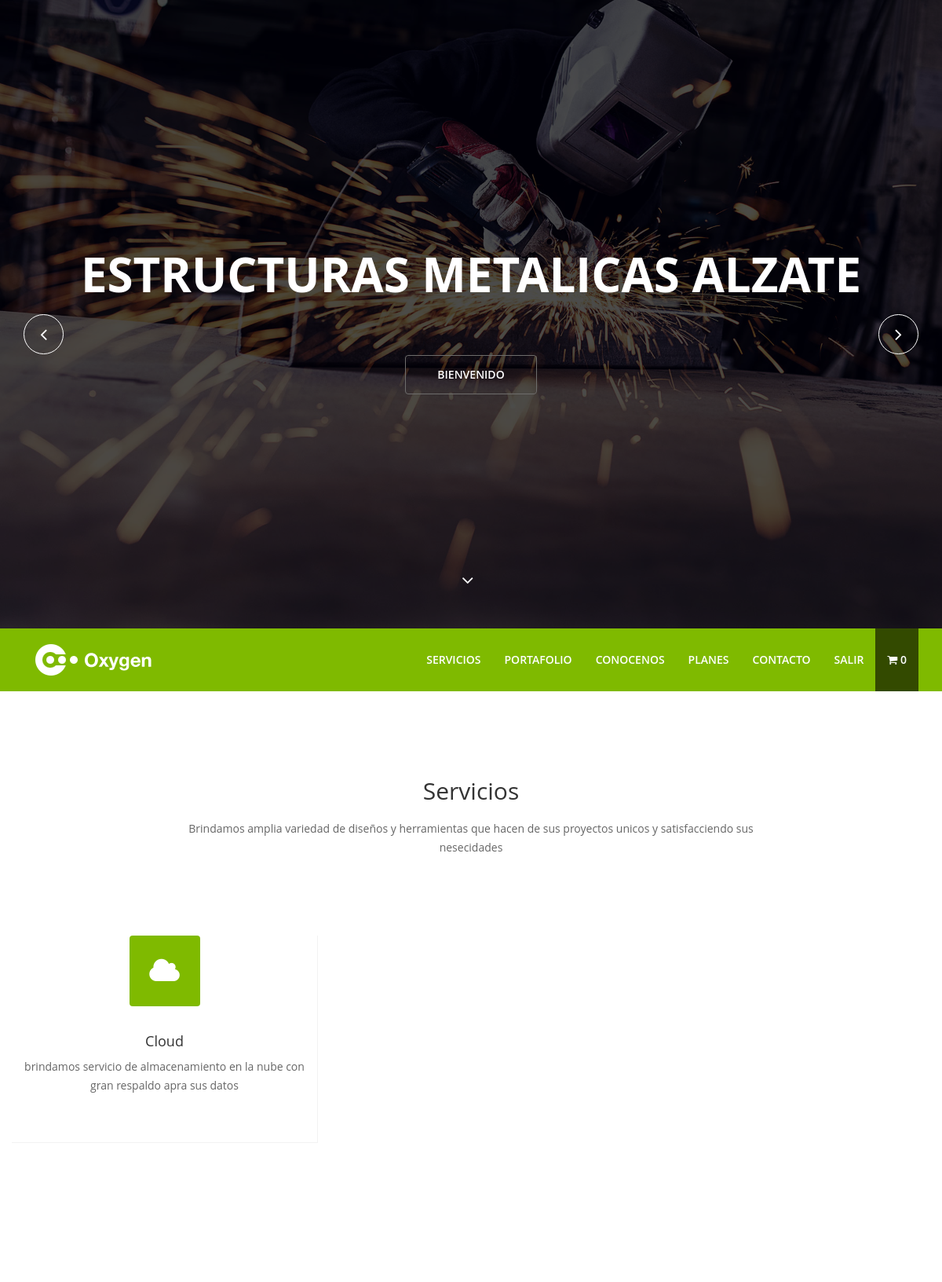
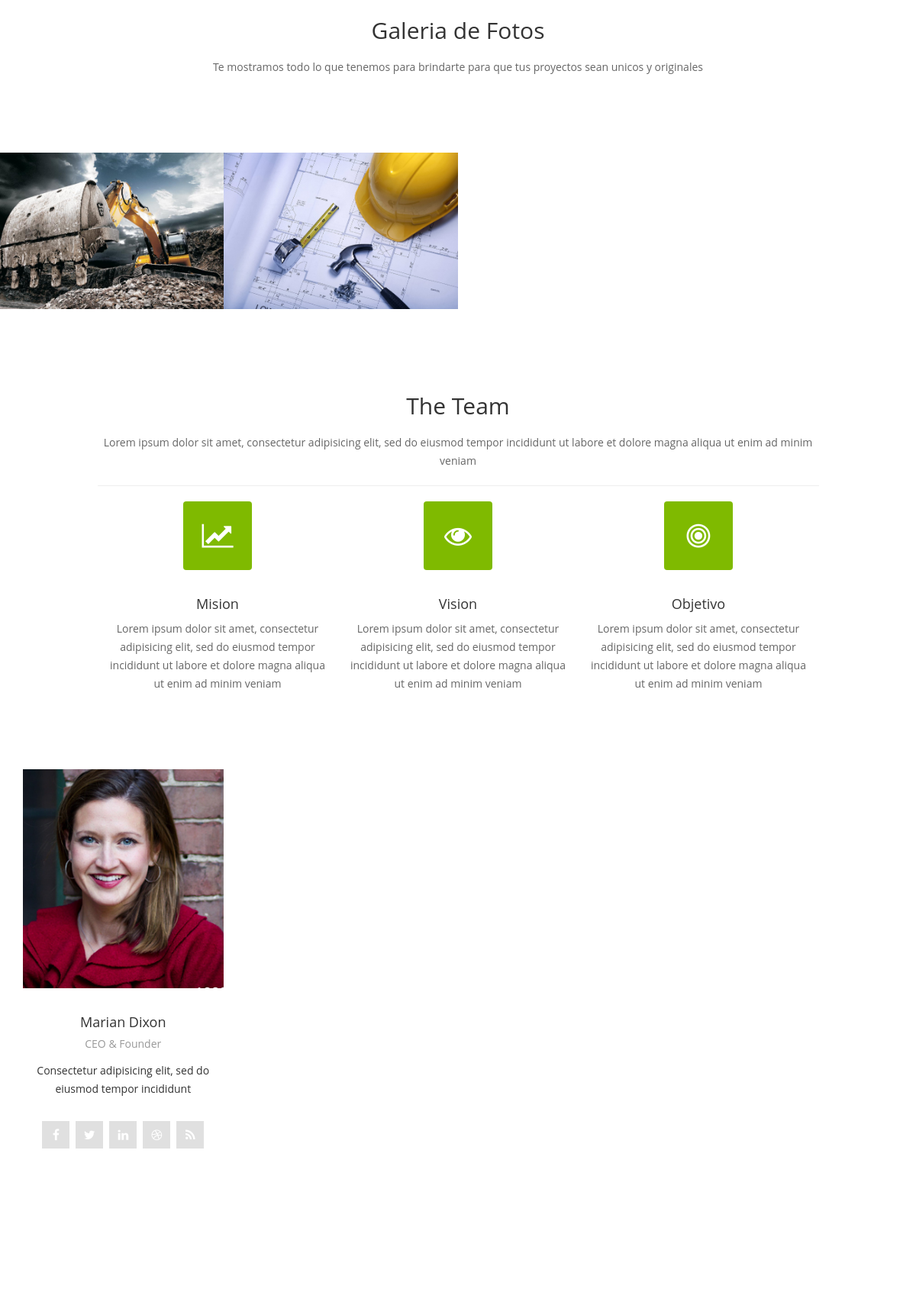
Screenshot of /clientes.php (signed in, upper part) with the database file from the repository (2 pictures, top to bottom).
### tables this page shows
CREATE TABLE `service` (
  `service_id` int(11) NOT NULL,
  `service_titulo` varchar(70) NOT NULL,
  `service_descripcion` varchar(150) NOT NULL,
  `service_icon` varchar(30) NOT NULL,
  `service_active` tinyint(1) NOT NULL
);

CREATE TABLE `banner` (
  `banner_id` int(11) NOT NULL,
  `banner_titulo` varchar(50) NOT NULL,
  `banner_descripcion` varchar(250) NOT NULL,
  `banner_precio` float NOT NULL,
  `banner_active` set('activo','pendiente','','') NOT NULL,
  `banner_status` set('anuncio','banner','ambos','pendiente') NOT NULL DEFAULT 'pendiente',
  `banner_img` varchar(255) NOT NULL
);

### clientes.php (the view, shortened to what this page needs)
<?php
if(!isset($_SESSION["session_username"])) {
    header("location:../");
} else {
?>
<!DOCTYPE html>
<html lang="en">
<head>
  <link href="css/bootstrap.min.css" rel="stylesheet">
  <link href="css/animate.min.css" rel="stylesheet">
  <link href="css/font-awesome.min.css" rel="stylesheet">
  <link href="css/lightbox.css" rel="stylesheet">
  <link href="css/main.css" rel="stylesheet">
  <link id="css-preset" href="css/presets/preset3.css" rel="stylesheet">
  <link href="css/responsive.css" rel="stylesheet">
</head>
<body>
  <header id="home">
    <div id="home-slider" class="carousel slide carousel-fade" data-ride="carousel">
      <div class="carousel-inner">
        <div class="item active" style="background-image: url(images/slider/1.jpg)">
          <div class="caption">
            <h1 class="animated fadeInLeftBig">Estructuras Metalicas Alzate</h1>
            <a data-scroll class="btn btn-start animated fadeInUpBig" href="#services">Bienvenido</a>
           </div>
        </div>
      </div>
      <a class="left-control" href="#home-slider" data-slide="prev"><i class="fa fa-angle-left"></i></a>
      <a class="right-control" href="#home-slider" data-slide="next"><i class="fa fa-angle-right"></i></a>
      <a id="tohash" href="#services"><i class="fa fa-angle-down"></i></a>
    </div>
    <div class="main-nav">
      <div class="container">
        <div class="navbar-header">
          <a class="navbar-brand" href="#home">
            <h1><img class="img-responsive" src="images/logo.png" alt="logo"></h1>
          </a>
        </div>
        <div class="collapse navbar-collapse">
          <ul class="nav navbar-nav navbar-right">
            <li class="scroll"><a href="#services">Servicios</a></li>
            <li class="scroll"><a href="#portfolio">Portafolio</a></li>
            <li class="scroll"><a href="#team">Conocenos</a></li>
           <li class="scroll"><a href="#pricing">Planes</a></li>
            <li class="scroll"><a href="#contact">Contacto</a></li>
            <li class="scroll"><a href="logica/cerrar_sesion.php">Salir</a></li>
            <?php
              include ("../logica/database.php");
              $consulta="SELECT * FROM `user` WHERE `user_entidad` = 'empresa' ";
              $hacerConsulta=mysqli_query($conexion,$consulta);
              $shoppinin=mysqli_num_rows($hacerConsulta);
            ?>
            <li class="scroll active"><a href="viewcard.php"><i class="fa fa-shopping-cart"></i> <?php echo $shoppinin; ?></a></li>
          </ul>
        </div>
      </div>
    </div>
  </header>
  <section id="services">
    <div class="container">
      <div class="heading wow fadeInUp" data-wow-duration="1000ms" data-wow-delay="300ms">
        <div class="row">
          <div class="text-center col-sm-8 col-sm-offset-2">
            <h2>Servicios</h2>
            <p>Brindamos amplia variedad de diseños y herramientas que hacen de sus proyectos
               unicos y satisfacciendo sus nesecidades</p>
          </div>
        </div>
      </div>
      <div class="text-center our-services">
        <div class="row">
        <?php
          require 'logica/database.php';
          $active =1;
          $banner="SELECT * FROM `service` WHERE `service_active` = '$active' ORDER BY service_id ";
          $re=mysqli_query($conexion, $banner) or die (mysql_error());
        while ($row=mysqli_fetch_array($re,MYSQLI_ASSOC)){ ?>
          <div class="col-sm-4 wow fadeInDown" data-wow-duration="1000ms" data-wow-delay="300ms">
            <div class="service-icon">
              <i class="fa fa-<?php echo $row['service_icon'];?>"></i>
            </div>
            <div class="service-info">
              <h3><?php echo $row['service_titulo'];?></h3>
              <p><?php echo $row['service_descripcion'];?></p>
            </div>
          </div>
    <?php } ?>
        </div>
      </div>
    </div>
  </section>
  <section id="portfolio">
    <div class="container">
      <div class="row">
        <div class="heading text-center col-sm-8 col-sm-offset-2 wow fadeInUp" data-wow-duration="1000ms" data-wow-delay="300ms">
          <h2>Galeria de Fotos</h2>
          <p>Te mostramos todo lo que tenemos para brindarte para que tus proyectos sean unicos y originales</p>
        </div>
      </div>
    </div>
    <div class="container-fluid">
      <div class="row">
<?php
  require 'logica/database.php';
  $active ="activo";
  $anuncio = "anuncio";
  $ambos = "ambos";
$sql="SELECT * FROM `banner` WHERE `banner_active` = '$active' AND banner_status = '$anuncio' OR banner_status = '$ambos' ";
$re=mysqli_query($conexion, $sql) or die (mysql_error());
  while ($row=mysqli_fetch_array($re,MYSQLI_ASSOC)){ ?>
        <div class="col-sm-3">
          <div class="folio-item wow fadeInRightBig" data-wow-duration="1000ms" data-wow-delay="300ms">
            <div class="folio-image">
              <img class="img-responsive" src="images/slider/<?php echo $row['banner_img'];?>" width="200px" height="200px">
            </div>
          </div>
        </div>
<?php } ?>
      </div>
    </div>
  </section>
  <section id="team">
    <div class="container">
      <div class="row">
        <div class="heading text-center col-sm-10 col-sm-offset-1 wow fadeInUp" data-wow-duration="1200ms" data-wow-delay="300ms">
          <h2>The Team</h2>
          <p>Lorem ipsum dolor sit amet, consectetur adipisicing elit, sed do eiusmod tempor incididunt ut labore et dolore magna aliqua ut enim ad minim veniam</p>
        <hr />
        <div class="col-sm-4 wow fadeInDown" data-wow-duration="1000ms" data-wow-delay="300ms">
            <div class="service-icon">
              <i class="fa fa-line-chart"></i>
            </div>
            <div class="service-info">
              <h3>Mision</h3>
              <p>Lorem ipsum dolor sit amet, consectetur adipisicing elit, sed do eiusmod tempor incididunt ut labore et dolore magna aliqua ut enim ad minim veniam</p>
            </div>
          </div>
        <div class="col-sm-4 wow fadeInDown" data-wow-duration="1000ms" data-wow-delay="300ms">
            <div class="service-icon">
              <i class="fa fa-eye"></i>
            </div>
            <div class="service-info">
              <h3>Vision</h3>
              <p>Lorem ipsum dolor sit amet, consectetur adipisicing elit, sed do eiusmod tempor incididunt ut labore et dolore magna aliqua ut enim ad minim veniam</p>
            </div>
          </div>
          <div class="col-sm-4 wow fadeInDown" data-wow-duration="1000ms" data-wow-delay="300ms">
            <div class="service-icon">
              <i class="fa fa-bullseye"></i>
            </div>
            <div class="service-info">
              <h3>Objetivo</h3>
              <p>Lorem ipsum dolor sit amet, consectetur adipisicing elit, sed do eiusmod tempor incididunt ut labore et dolore magna aliqua ut enim ad minim veniam</p>
            </div>
          </div>
        </div>
      </div>
      <div class="team-members">
        <div class="row">
          <div class="col-sm-3">
            <div class="team-member wow flipInY" data-wow-duration="1000ms" data-wow-delay="300ms">
              <div class="member-image">
                <img class="img-responsive" src="images/team/1.jpg" alt="">
              </div>
              <div class="member-info">
                <h3>Marian Dixon</h3>
                <h4>CEO &amp; Founder</h4>
                <p>Consectetur adipisicing elit, sed do eiusmod tempor incididunt</p>
              </div>
              <div class="social-icons">
                <ul>
                  <li><a class="facebook" href="#"><i class="fa fa-facebook"></i></a></li>
                  <li><a class="twitter" href="#"><i class="fa fa-twitter"></i></a></li>
                  <li><a class="linkedin" href="#"><i class="fa fa-linkedin"></i></a></li>
                  <li><a class="dribbble" href="#"><i class="fa fa-dribbble"></i></a></li>
                  <li><a class="rss" href="#"><i class="fa fa-rss"></i></a></li>
                </ul>
              </div>
            </div>
          </div>
        </div>
      </div>
    </div>
  </section>
 <section id="pricing">
  </section>
</body>
</html>
<?php
}
?>

### css/main.css (style rules this page uses)
body { font-family: 'Open Sans', sans-serif; font-size: 14px; line-height: 24px; color: #666; background-color: #fff; }
h1, h2, h3, h4, h5, h6 { color: #333; }
h2 { font-size: 30px; margin-bottom: 20px; }
h3 { font-size: 18px; }
.btn { border: 0; border-radius: 0; }
a { text-decoration: none; -webkit-transition: 300ms; -moz-transition: 300ms; -o-transition: 300ms; transition: 300ms; }
section { padding: 90px 0; }
.heading { padding-bottom:90px; }
#home-slider { overflow: hidden; position: relative; }
#home-slider .caption { position: absolute; top: 50%; margin-top: -104px; left: 0; right: 0; text-align: center; text-transform: uppercase; z-index: 15; font-size: 18px; font-weight: 300; color: #fff; }
#home-slider .caption h1 { color: #fff; font-size: 60px; font-weight: 700; margin-bottom: 30px; }
.caption .btn-start { color: #fff; font-size: 14px; font-weight: 600; padding:14px 40px; border: 1px solid #6e6d6c; border-radius: 4px; margin-top: 40px; }
.carousel-fade .carousel-inner .item { opacity: 0; -webkit-transition-property: opacity; transition-property: opacity; background-repeat: no-repeat; background-size: cover; height: 2037px; }
.carousel-fade .carousel-inner .item:after { content: " "; position: absolute; top: 0; bottom: 0; left: 0; right: 0; background: rgba(0,0,0,.7); }
.carousel-fade .carousel-inner .active { opacity: 1; }
.left-control, .right-control { position: absolute; top: 50%; height: 51px; width: 51px; line-height: 48px; border-radius: 50%; border:1px solid #fff; z-index: 20; font-size: 24px; color: #fff; text-align: center; -webkit-transition: all 0.5s ease; -moz-transition: all 0.5s ease; -ms-transition: all 0.5s ease; -o-transition: all 0.5s ease; transition: all 0.5s ease; }
.left-control { left: -51px }
.right-control { right: -51px; }
#home-slider .fa-angle-down { position: absolute; left: 50%; bottom: 50px; color: #fff; display: inline-block; width: 24px; margin-left: -12px; font-size: 24px; line-height: 24px; z-index: 999; -webkit-animation: bounce 3000ms infinite; animation: bounce 3000ms infinite; }
.navbar-right li a { color: #fff; text-transform: uppercase; font-size: 14px; font-weight: 600; padding-top: 30px; padding-bottom: 30px; }
.navbar-right li.active a { background-color: rgba(0,0,0,.6); }
.navbar-brand h1 { margin-top: 5px; }
.service-icon { border-radius: 4px; color: #fff; display: inline-block; font-size: 36px; height: 90px; line-height: 90px; width: 90px; -webkit-transition: background-color 0.2s ease; transition: background-color 0.2s ease; }
.our-services .col-sm-4 { border-right:1px solid #f2f2f2; border-bottom:1px solid #f2f2f2; padding-bottom: 50px; }
.service-info h3 { margin-top: 35px; }
#portfolio .container-fluid, #portfolio .col-sm-3 { overflow: hidden; padding: 0; }
#portfolio .folio-item { position: relative; }
.folio-image, .folio-overview .folio-expand { -webkit-transition: all 0.8s ease-in-out; transition: all 0.8s ease-in-out; }
.folio-image img { width: 100%; }
#team { padding-top: 0; }
.team-members { margin-bottom: 25px; }
.social-icons { margin-top:30px; text-align: center; }
.social-icons ul { list-style: none; padding: 0; margin: 0; display: inline-block; }
.social-icons ul li { float: left; margin-right: 8px; }
.social-icons ul li:last-child { margin-right: 0; }
.social-icons ul li a { color:#fff; background-color: #d9d9d9; height: 36px; width: 36px; line-height: 36px; display: block; font-size: 16px; opacity: 0.8; }
.team-member { text-align: center; color: #333; font-size: 14px; }
#team .img-responsive { width: 100%; height: 30% max-heigth =300px; }
.member-info h3 { margin-top: 35px; }
.member-info h4 { font-size: 14px; margin-bottom: 15px; color: #999; }

### rows the page displays
service: service_titulo "Cloud", service_descripcion "brindamos servicio de almacenamiento en la nube con gran respaldo apra sus datos"
banner: banner_img (picture)
banner: banner_img (picture)

### other values shown
$shoppinin "0"
